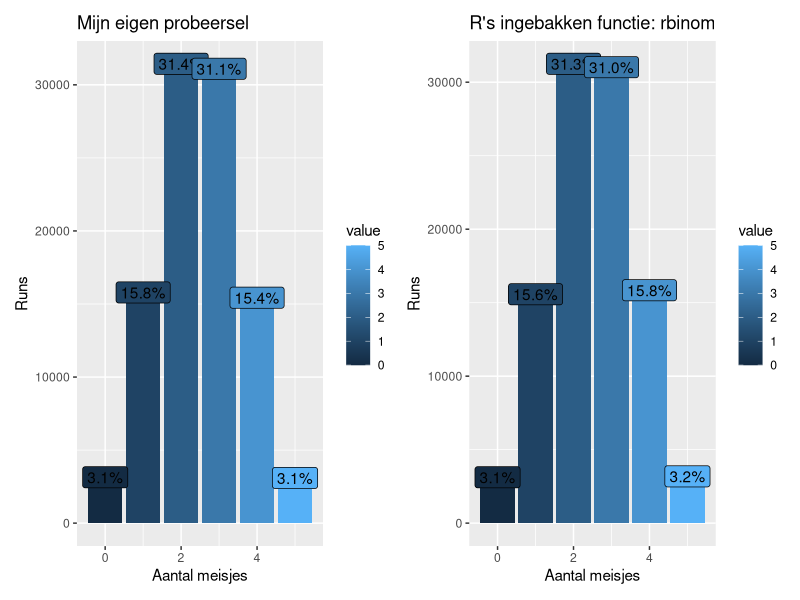
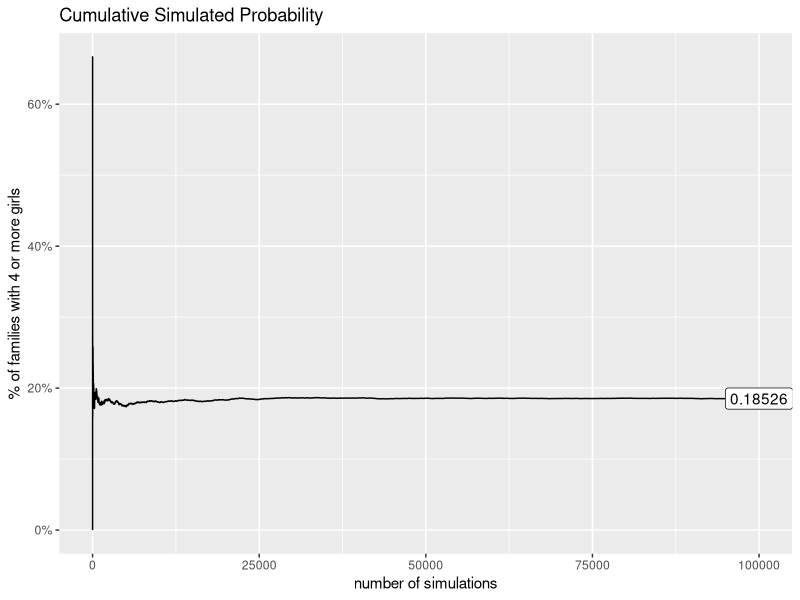

R code for these plots, in order: (Note: this script raises an error after producing the figures.)
# probability for 4 or more girls in a family with 5 children
# Simulating the probability with a Box model, see p.89-91

library(tidyverse)
library(patchwork)

# Create a tibble with a column that contains the number of girls in familiy of five children
# when randomly sampled 1000000 times
probGirls <- tibble(
  value = map_int(
    .x = c(1:100000),
    .f = ~ sum(sample(c("boy", "girl"), 5, replace = TRUE) == "girl")
  )
)

# visualise the box model as how I would do it:
chris <- probGirls |>
  count(value) |>
  mutate(
    p = n / sum(n)
  ) |>
  ggplot(aes(y = n, x = value, fill = value)) +
  geom_col() +
  geom_label(
    aes(label = scales::percent(p, accuracy = .1))
  ) +
  labs(
    title = "Mijn eigen probeersel",
    x = "Aantal meisjes",
    y = "Runs"
  )

# R also has a built-in function for doing this, it would look like this:
native <- tibble(
  value = rbinom(100000, size = 5, prob = 0.5)
) |>
  count(value) |>
  mutate(
    p = n / sum(n)
  ) |>
  ggplot(aes(y = n, x = value, fill = value)) +
  geom_col() +
  geom_label(
    aes(label = scales::percent(p, accuracy = .1))
  ) +
  labs(
    title = "R's ingebakken functie: rbinom",
    x = "Aantal meisjes",
    y = "Runs"
  )

# compare the visuals - very similar
chris + native

# Show how the box model operated during the running of the simulations
cumulative_simulated_probability <- probGirls |>
  transmute(
    simulation = row_number(),
    girls = value,
    cumulative_simulated_prob = cummean(girls >= 4)
  )

cumulative_simulated_probability |>
  ggplot(
    aes(
      x = simulation,
      y = cumulative_simulated_prob
    )
  ) +
  geom_line() +
  geom_label(
    data = cumulative_simulated_probability |>
      slice_max(n = 1, order_by = simulation),
    aes(label = cumulative_simulated_prob)
  ) +
  scale_y_continuous(labels = scales::percent_format()) +
  labs(
    title = "Cumulative Simulated Probability",
    y = "% of families with 4 or more girls",
    x = "number of simulations"
  )

# probability for drawing a straight with poker
# Simulating the probability with a Box model, see p.94-96

probStraight <- tibble(
  value = map_lgl(
    .x = c(1:100000),
    .f = ~ all(diff(sample(rep(1:13, each = 4), 5, replace = FALSE)) == 1)
  )
)

probStraight |>
  count(value) |>
  mutate(
    p = n / sum(n)
  )

# FURTHER EXERCISES 3.1, p 96

# 1. You flip 5 fair coins. What is the probability of observing 4 heads?

tibble(
  flipped = map_int(
    .x = c(1:100000),
    .f = ~ sum(sample(c("heads", "tails"), 5, replace = T) == "heads")
  )
) |>
  count(flipped) |>
  mutate(p = n / sum(n))

# Answer ~15.8%

# 2. Three cards are chosen at random from a poker deck with replacement. What is the
# probability of choosing a five, a four and a three, in order?

tibble(
  drawn = map_lgl(
    .x = c(1:100000),
    .f = ~ all(diff(sample(rep(1:13, each = 4), 3, replace = TRUE)) == 1)
  )
) |>
  count(drawn) |>
  mutate(
    p = n / sum(n)
  )

# Answer ~ 0.512%

# 3. A jar contains 4 blue, 3 red, 2 green and 5 yellow marbles. A marble is chosen at random from the jar. After replacing it, a second marble is chosen. What is the probability of choosing a blue and then a red marble?

marbles <- c(
  "blue",
  "blue",
  "blue",
  "blue",
  "red",
  "red",
  "red",
  "green",
  "green",
  "yellow",
  "yellow",
  "yellow",
  "yellow",
  "yellow"
)

puller <- function(marbles) {
  pull <- sample(marbles, 2, replace = T)
  pull[1] == "blue" && pull[2] == "red"
}

puller(marbles)

pulled <- tibble(
  pull = map_lgl(
    .x = c(1:100000),
    .f = ~ puller(marbles)
  )
)

pulled |>
  count(pull) |>
  mutate(
    p = n / sum(n)
  )

#Answer: ~6.1%

# 4. Fair ticket price. You are offered the opportunity to play the following game: your opponent rolls 2 regular 6-sided dice. If the difference between the two rolls is at least 4, you win $20. Otherwise, you get nothing. What is a fair price for a ticket to play this game once? In other words, what is the expected earnings of playing the game?

roll <- c(1:6)

dicer <- function(roll) {
  roll1 <- sample(roll, 1, replace = F)
  roll2 <- sample(roll, 1, replace = F)

  abs(roll1 - roll2) > 3
  #print(c(roll1, roll2, result))
}

dicer(roll)

diced <- tibble(
  roll = map_lgl(
    .x = c(1:100000),
    .f = ~ dicer(roll)
  )
)

diced |>
  count(roll) |>
  mutate(
    p = n / sum(n)
  )

# Expected earnings = 0.167*20 = 3.34

# 5. Four letter words. How many different 4-letter “words” can you make using the 26 letters of the alphabet? For example, two of them are aaaa, cbgb, etc.

# Claude: The real issue -> this is a counting question, not a probability question. Random sampling estimates how often something happens. It doesn't tell you how many distinct outcomes exist. With 100,000 draws you'll only see part of the possible words, and counting the unique ones in your sample will always come out too low.

# The answer comes from the multiplication rule: 26 choices for each of the 4 positions gives:
26^4

# 6. Free throws. A guard on the women’s basketball team made an amazing 92.2% of her free throws this season, including a record-breaking streak of 33 in a row. What is the likelihood of her making 33 free throws out of 33, given her record this season? Use simulation to find this value and create a histogram of your simulation results.

throw <- c("hit", "miss")
all(sample(throw, size = 33, replace = T, prob = c(.922, .078)) == "hit")

streaks <- tibble(
  streak = map_lgl(
    .x = c(1:100000),
    .f = ~ all(
      sample(throw, size = 33, replace = T, prob = c(.922, .078)) == "hit"
    )
  )
)

streaks |>
  count(streak) |>
  mutate(
    p = n / sum(n)
  )

# histogram of simulation results
streaks |>
  ggplot(aes(x = streak, fill = streak == 33)) +
  geom_histogram(binwidth = 1) +
  labs(
    title = "Aantal raak uit 33 vrije worpen (100.000 simulaties)",
    x = "Aantal raak",
    y = "Aantal simulaties",
    fill = "33 uit 33"
  )

# Check how probability changes through the consequtive simulations:
cumulative_simulated_probability_streaks <- streaks |>
  transmute(
    simulation = row_number(),
    streak,
    cumulative_simulated_prob = cummean(streak == T)
  )

cumulative_simulated_probability_streaks |>
  ggplot(
    aes(
      x = simulation,
      y = cumulative_simulated_prob
    )
  ) +
  geom_line() +
  geom_label(
    data = cumulative_simulated_probability_streaks |>
      slice_max(n = 1, order_by = simulation),
    aes(label = cumulative_simulated_prob)
  ) +
  scale_y_continuous(labels = scales::percent_format()) +
  labs(
    title = "Cumulative Simulated Probability for a streak",
    y = "% of obtaining a streak",
    x = "number of simulations"
  )
